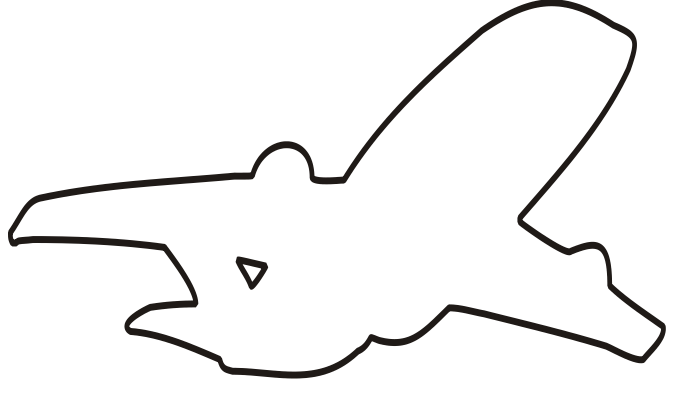
#> input picture plane.png, 678 x 402 px
$ python plane.py
#> lines starting #> are read from the running program, lines starting #| are printed output that depends on the picture; after the words box and inside, x2 and y2 are one past the last pixel; in counts of white or black regions, pixels touching at a corner belong together
import cv2 as cv
import matplotlib.pyplot as plt
import numpy as np

from utils import *

BEZIER_WEIGHTS = [1, 1, 1, 1]
BEZIER_STEP = 3  # overlap for smoothness

def bernstein_poly(i, t):
    if i == 0:
        return (1 - t)**3
    elif i == 1:
        return 3 * t * (1 - t)**2
    elif i == 2:
        return 3 * t**2 * (1 - t)
    elif i == 3:
        return t**3
    return None


def rational_bezier(P, w, num_points=100):
    t_vals = np.linspace(0, 1, num_points)
    curve = []
    for t in t_vals:
        numerator = np.zeros(2)
        denominator = 0
        for i in range(4):
            b = bernstein_poly(i, t)
            numerator += w[i] * P[i] * b
            denominator += w[i] * b
        curve.append(numerator / denominator)
    return np.array(curve)

def print_contour(contour, title):
    plt.figure(title)
    plt.axis('equal')
    plt.title(title + " Кубічна крива Безьє")
    # plt.axis('off')
    plt.grid(True)
    plt.plot(contour[:, 0], contour[:, 1], 'r.', label='Точки')

    contour_closed = np.vstack((contour, contour[:3]))

    # Проходимо по точках контуру та будуємо прямі
    for i in range(0, len(contour_closed) - 3, BEZIER_STEP):
        P = contour_closed[i:i+4]
        if len(P) < 4:
            continue
        bezier_curve = rational_bezier(P, BEZIER_WEIGHTS, 100)
        if i == 0:
            plt.plot(bezier_curve[:, 0], bezier_curve[:, 1], 'b', label='Безьє 3-го ступеня')
        else:
            plt.plot(bezier_curve[:, 0], bezier_curve[:, 1], 'b')

    plt.gca().invert_yaxis()
    plt.legend()

# Завантажуємо зображення
image = cv.imread('../plane.png', cv.IMREAD_GRAYSCALE)
#> image: shape (402, 678); min 27, max 255, mean 243.6
plt.figure("Вхідний малюнок")
# plt.axis('off')
plt.grid(True)
plt.title("Вхідний малюнок")
plt.imshow(image, cmap='gray')

# Застосовуємо порогову обробку для бінаризації зображення
_, thresh = cv.threshold(image, 127, 255, cv.THRESH_BINARY_INV)
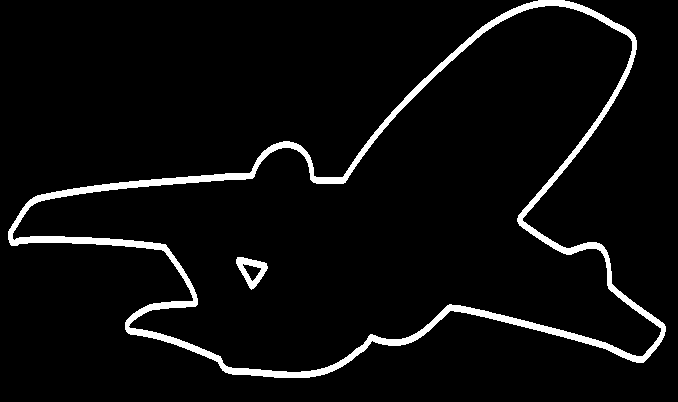
#> thresh: shape (402, 678); 4.9% white; 2 white regions

# Знаходимо контури на зображенні
contours, _ = cv.findContours(thresh, cv.RETR_EXTERNAL, cv.CHAIN_APPROX_NONE)
#> contours = 1 contour; box (x1, y1, x2, y2) and area: (8, 0, 666, 378) 117226

# Перевіряємо, скільки контурів знайдено
print(f"Знайдено {len(contours)} контурів")
#| Знайдено 1 контурів

# Створюємо зображення для відображення контурів
contour_image = np.ones((image.shape[0], image.shape[1], 3), dtype=np.uint8) * 255

# Для кожного контурного елемента малюємо контур на зображенні
for contour in contours:
    cv.drawContours(contour_image, [contour], -1, (0, 0, 0), 2)
#> this loop made 1 pass
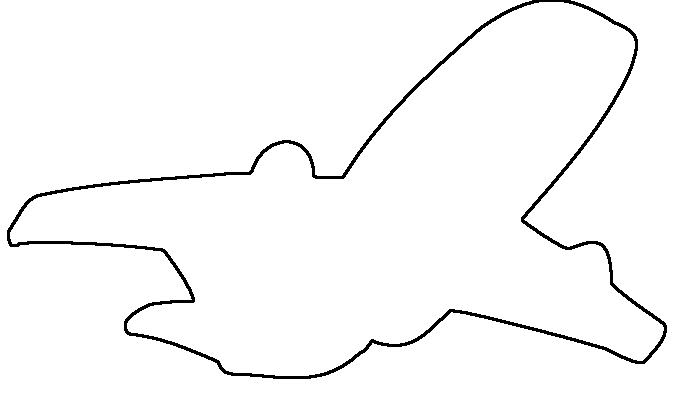
#> contour_image: shape (402, 678, 3); 97.4% white; 1 black region, box (x1, y1, x2, y2) and area: (7, 0, 667, 379) 7130

# Відображаємо зображення з контурами
plt.figure("Знайдені контури")
plt.imshow(contour_image)
# plt.axis('off')
plt.grid(True)
plt.title("Знайдені контури")

# Обираємо контур для роботи
contour = max(contours, key=cv.contourArea)
#> contour = contour of 1889 points, box (x1, y1, x2, y2) (8, 0, 666, 378), area 117226
contour = contour.squeeze()
#> contour = 1889 pairs, first value 8 to 665, second value 0 to 377
print(f"Контур має {len(contour)} точок")
#| Контур має 1889 точок

# Будуємо криву по точках контуру
print_contour(contour, "Повний контур")
#> in print_contour, `contour_closed = np.vstack((contour, contour[:3]))`: contour_closed = 1892 pairs, first value 8 to 665, second value 0 to 377
#> the loop in print_contour, `for i in range(0, len(contour_closed) - 3, BEZIER_STEP):` made 630 passes
#> (i, P) on passes 2 to 4: (3, [[535, 1], [534, 1], [533, 1], [532, 2]]), (6, [[532, 2], [531, 2], [530, 2], [529, 3]]), (9, [[529, 3], [528, 3], [527, 3], [526, 3]])

# Зменшимо кількість точок використоуючи алгоритм Рамера-Дугласа-Пекера
epsilon = 0.0005 * cv.arcLength(contour, True)
#> epsilon = 1.1
simplified_contour = cv.approxPolyDP(contour, epsilon, True)
#> simplified_contour = contour of 84 points, box (x1, y1, x2, y2) (8, 0, 666, 378), area 117278
simplified_contour = simplified_contour.squeeze()
#> simplified_contour = 84 pairs, first value 8 to 665, second value 0 to 377
print(f"Спрощений контур має {len(simplified_contour)} точок")
#| Спрощений контур має 84 точок

# Будуємо криву по точках спрощеного контуру
print_contour(simplified_contour, "Спрощений контур")
#> the loop in print_contour (call 2), `for i in range(0, len(contour_closed) - 3, BEZIER_STEP):` made 28 passes
#> (i, P) on passes 2 to 13: (3, [[629, 299], [611, 283], [609, 258], [606, 250]]), (6, [[606, 250], [601, 244], [596, 242], [587, 242]]), (9, [[587, 242], [566, 248], [544, 236], [522, 220]]), (12, [[522, 220], [526, 213], [567, 166], [596, 128]]), (15, [[596, 128], [621, 88], [631, 67], [636, 49]]), (18, [[636, 49], [635, 37], [628, 29], [587, 7]]), (21, [[587, 7], [564, 0], [538, 0], [526, 3]]), (24, [[526, 3], [501, 14], [482, 26], [424, 78]]), (27, [[424, 78], [391, 112], [370, 137], [342, 177]]), (30, [[342, 177], [314, 176], [312, 163], [307, 152]]), (33, [[307, 152], [296, 143], [283, 141], [273, 144]]), (36, [[273, 144], [264, 150], [257, 158], [252, 170]])
#> P on pass 1: [[665, 331], [665, 326], [662, 322], [629, 299]]

# Друкуємо результат
plt.show()
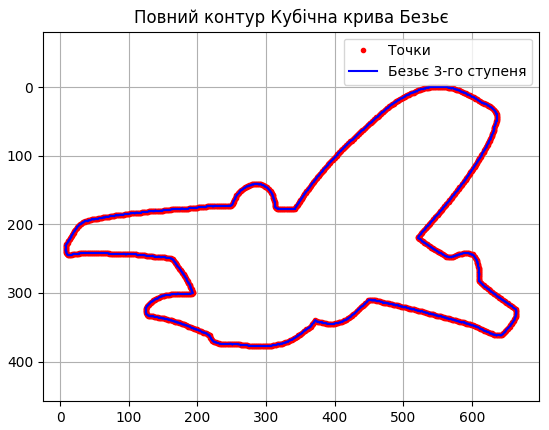
#> figure drawn by matplotlib, 1 panel
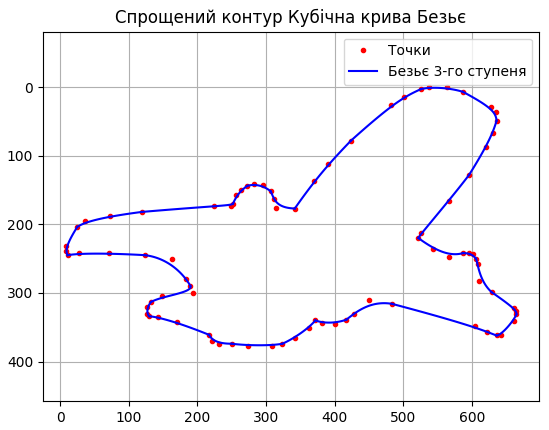
#> figure drawn by matplotlib, 1 panel

$ run again, with rabbit.png copied over plane.png
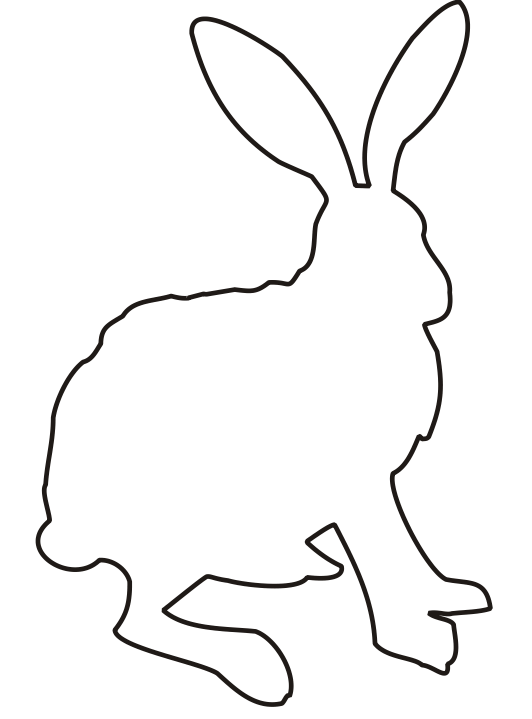
#> input picture rabbit.png, 532 x 719 px
#> `_, thresh = cv.threshold(image, 127, 255, cv.THRESH_BINARY_INV)`:
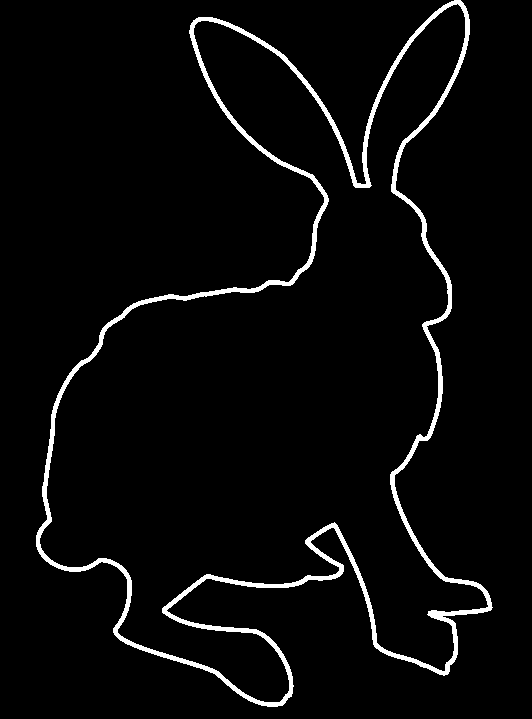
#> thresh: shape (719, 532); 3.8% white; 1 white region
#> contours = 1 contour; box (x1, y1, x2, y2) and area: (36, 0, 493, 707) 157958
#| Знайдено 1 контурів
#> the loop `for contour in contours:` made 1 pass
#> `contour = max(contours, key=cv.contourArea)`: contour = contour of 2827 points, box (x1, y1, x2, y2) (36, 0, 493, 707), area 157958
#> `contour = contour.squeeze()`: contour = 2827 pairs, first value 36 to 492, second value 0 to 706
#| Контур має 2827 точок
#> contour_closed = 2830 pairs, first value 36 to 492, second value 0 to 706
#> the loop in print_contour, `for i in range(0, len(contour_closed) - 3, BEZIER_STEP):` made 943 passes
#> (i, P) on passes 2 to 4: (3, [[451, 1], [450, 2], [449, 2], [448, 3]]), (6, [[448, 3], [447, 3], [446, 4], [445, 4]]), (9, [[445, 4], [444, 5], [443, 5], [442, 6]])
#> epsilon = 1.65
#> `simplified_contour = cv.approxPolyDP(contour, epsilon, True)`: simplified_contour = contour of 130 points, box (x1, y1, x2, y2) (36, 0, 493, 706), area 157826
#> `simplified_contour = simplified_contour.squeeze()`: simplified_contour = 130 pairs, first value 36 to 492, second value 0 to 705
#| Спрощений контур має 130 точок
#> the loop in print_contour (call 2), `for i in range(0, len(contour_closed) - 3, BEZIER_STEP):` made 44 passes
#> (i, P) on passes 2 to 9: (3, [[415, 31], [397, 56], [383, 81], [373, 104]]), (6, [[373, 104], [364, 136], [362, 162], [365, 184]]), (9, [[365, 184], [356, 182], [343, 141], [326, 108]]), (12, [[326, 108], [307, 81], [283, 54], [254, 35]]), (15, [[254, 35], [228, 22], [212, 17], [198, 17]]), (18, [[198, 17], [193, 20], [189, 33], [199, 65]]), (21, [[199, 65], [208, 86], [227, 117], [252, 144]]), (24, [[252, 144], [271, 159], [309, 177], [324, 197]])
#> `plt.show()`:
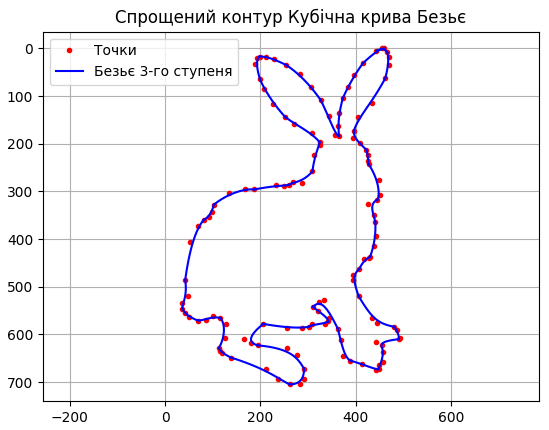
#> figure drawn by matplotlib, 1 panel
